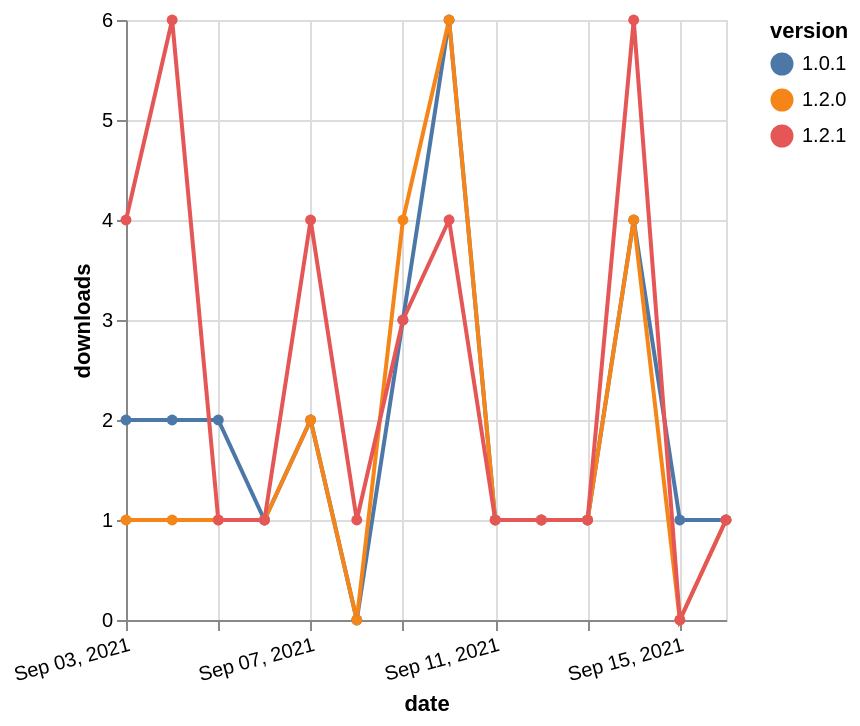

Here is the Vega-Lite specification saved for this chart:
### Vega-Lite specification from a JSON file in a GitHub repository (floating-point values rounded to 4 significant figures)
{"$schema": "https://vega.github.io/schema/vega-lite/v5.json", "description": "A simple bar chart with embedded data.", "data": {"values": [{"date": "2021-09-03", "total": 539, "delta": 2, "version": "1.0.1"}, {"date": "2021-09-04", "total": 541, "delta": 2, "version": "1.0.1"}, {"date": "2021-09-05", "total": 543, "delta": 2, "version": "1.0.1"}, {"date": "2021-09-06", "total": 544, "delta": 1, "version": "1.0.1"}, {"date": "2021-09-07", "total": 546, "delta": 2, "version": "1.0.1"}, {"date": "2021-09-08", "total": 546, "delta": 0, "version": "1.0.1"}, {"date": "2021-09-09", "total": 549, "delta": 3, "version": "1.0.1"}, {"date": "2021-09-10", "total": 555, "delta": 6, "version": "1.0.1"}, {"date": "2021-09-11", "total": 556, "delta": 1, "version": "1.0.1"}, {"date": "2021-09-12", "total": 557, "delta": 1, "version": "1.0.1"}, {"date": "2021-09-13", "total": 558, "delta": 1, "version": "1.0.1"}, {"date": "2021-09-14", "total": 562, "delta": 4, "version": "1.0.1"}, {"date": "2021-09-15", "total": 563, "delta": 1, "version": "1.0.1"}, {"date": "2021-09-16", "total": 564, "delta": 1, "version": "1.0.1"}, {"date": "2021-09-03", "total": 608, "delta": 1, "version": "1.2.0"}, {"date": "2021-09-04", "total": 609, "delta": 1, "version": "1.2.0"}, {"date": "2021-09-05", "total": 610, "delta": 1, "version": "1.2.0"}, {"date": "2021-09-06", "total": 611, "delta": 1, "version": "1.2.0"}, {"date": "2021-09-07", "total": 613, "delta": 2, "version": "1.2.0"}, {"date": "2021-09-08", "total": 613, "delta": 0, "version": "1.2.0"}, {"date": "2021-09-09", "total": 617, "delta": 4, "version": "1.2.0"}, {"date": "2021-09-10", "total": 623, "delta": 6, "version": "1.2.0"}, {"date": "2021-09-11", "total": 624, "delta": 1, "version": "1.2.0"}, {"date": "2021-09-12", "total": 625, "delta": 1, "version": "1.2.0"}, {"date": "2021-09-13", "total": 626, "delta": 1, "version": "1.2.0"}, {"date": "2021-09-14", "total": 630, "delta": 4, "version": "1.2.0"}, {"date": "2021-09-15", "total": 630, "delta": 0, "version": "1.2.0"}, {"date": "2021-09-16", "total": 631, "delta": 1, "version": "1.2.0"}, {"date": "2021-09-03", "total": 607, "delta": 4, "version": "1.2.1"}, {"date": "2021-09-04", "total": 613, "delta": 6, "version": "1.2.1"}, {"date": "2021-09-05", "total": 614, "delta": 1, "version": "1.2.1"}, {"date": "2021-09-06", "total": 615, "delta": 1, "version": "1.2.1"}, {"date": "2021-09-07", "total": 619, "delta": 4, "version": "1.2.1"}, {"date": "2021-09-08", "total": 620, "delta": 1, "version": "1.2.1"}, {"date": "2021-09-09", "total": 623, "delta": 3, "version": "1.2.1"}, {"date": "2021-09-10", "total": 627, "delta": 4, "version": "1.2.1"}, {"date": "2021-09-11", "total": 628, "delta": 1, "version": "1.2.1"}, {"date": "2021-09-12", "total": 629, "delta": 1, "version": "1.2.1"}, {"date": "2021-09-13", "total": 630, "delta": 1, "version": "1.2.1"}, {"date": "2021-09-14", "total": 636, "delta": 6, "version": "1.2.1"}, {"date": "2021-09-15", "total": 636, "delta": 0, "version": "1.2.1"}, {"date": "2021-09-16", "total": 637, "delta": 1, "version": "1.2.1"}]}, "width": "container", "mark": {"type": "line", "point": {"filled": true}}, "encoding": {"x": {"field": "date", "type": "temporal", "timeUnit": "yearmonthdate", "title": "date", "axis": {"labelAngle": -15}}, "y": {"field": "delta", "type": "quantitative", "title": "downloads"}, "color": {"field": "version", "type": "nominal"}, "tooltip": {"field": "delta"}}}
